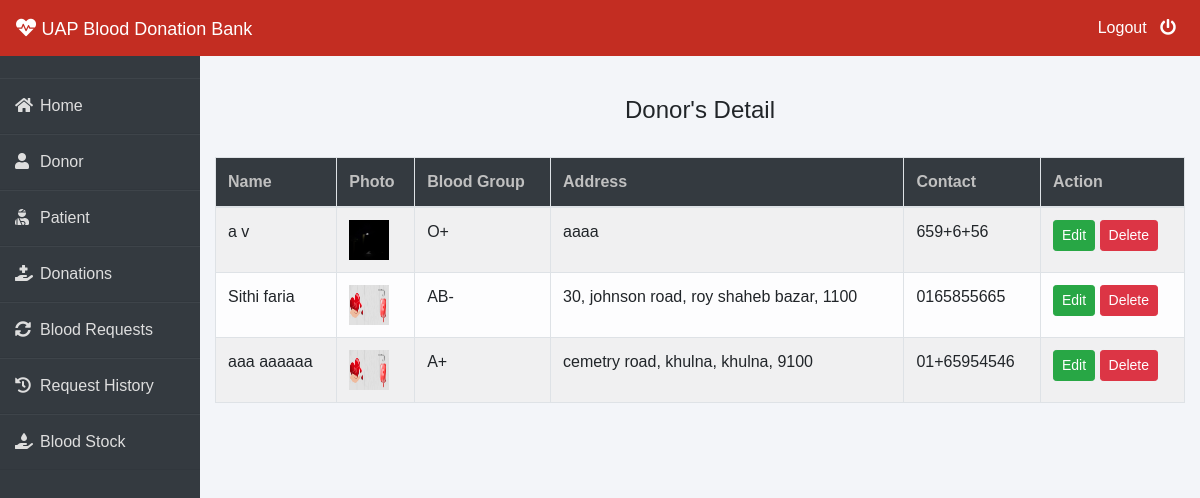
/admin-donor (signed in), run on the app's committed database.
### donor/models.py (models this page shows, shortened)
class Donor(models.Model):
    user=models.OneToOneField(User,on_delete=models.CASCADE)
    profile_pic= models.ImageField(upload_to='profile_pic/Donor/',null=True,blank=True)
    bloodgroup=models.CharField(max_length=10)
    address = models.CharField(max_length=40)
    mobile = models.CharField(max_length=20,null=False)
    @property
    def get_name(self):
        return self.user.first_name+" "+self.user.last_name

### blood/views.py (the view)
# urls.py: path('admin-donor', views.admin_donor_view,name='admin-donor'),
@login_required(login_url='adminlogin')
def admin_donor_view(request):
    donors=dmodels.Donor.objects.all()
    return render(request,'blood/admin_donor.html',{'donors':donors})

### templates/blood/admin_donor.html
{% extends 'blood/adminbase.html' %}
{% block content %}
{% load widget_tweaks %}
{%load static%}
<br><br>
<div class="container">
    <H4 class="text-center">Donor's Detail</H4><br>
    <table class="table table-light table-hover table-bordered table-striped">
        <thead class="bg-dark">
            <tr>
                <th scope="col" style="color: rgb(192, 192, 192);">Name</th>
                <th scope="col" style="color: rgb(192, 192, 192);">Photo</th>
                <th scope="col" style="color: rgb(192, 192, 192);">Blood Group</th>
                <th scope="col" style="color: rgb(192, 192, 192);">Address</th>
                <th scope="col" style="color: rgb(192, 192, 192);">Contact</th>
                <th style="color: rgb(192, 192, 192);">Action</th>
            </tr>
        </thead>
        <tbody>
            {% for t in donors %}
            <tr>
                <td> {{t.get_name}}</td>
                <td> <img src="{% static t.profile_pic.url %}" alt="Profile Pic" height="40px" width="40px" /></td>
                <td>{{t.bloodgroup}}</td>
                <td>{{t.address}}</td>
                <td>{{t.mobile}}</td>
                <td>
                    <button class="btn btn-success btn-sm"><a  style="text-decoration: none;color: white;" href="{% url 'update-donor' t.id  %}">Edit</a> </button>
                    <button class="btn btn-danger btn-sm"><a  style="text-decoration: none;color: white;" href="{% url 'delete-donor' t.id  %}">Delete</a> </button>
                </td>
            </tr>
            {% endfor %}
        </tbody>
    </table>
</div>
{% endblock content %}

### templates/blood/adminbase.html (style rules this page uses)
* { margin: 0; padding: 0; box-sizing: border-box; list-style: none; text-decoration: none; font-family: 'Josefin Sans', sans-serif; }
body { background-color: #f3f5f9; }

### data on the page
Donor: get_name "a v", profile_pic (picture), bloodgroup "O+", address "aaaa", mobile "659+6+56"
Donor: get_name "Sithi faria", profile_pic (picture), bloodgroup "AB-", address "30, johnson road, roy shaheb bazar, 1100", mobile "0165855665"
Donor: get_name "aaa aaaaaa", profile_pic (picture), bloodgroup "A+", address "cemetry road, khulna, khulna, 9100", mobile "01+65954546"
